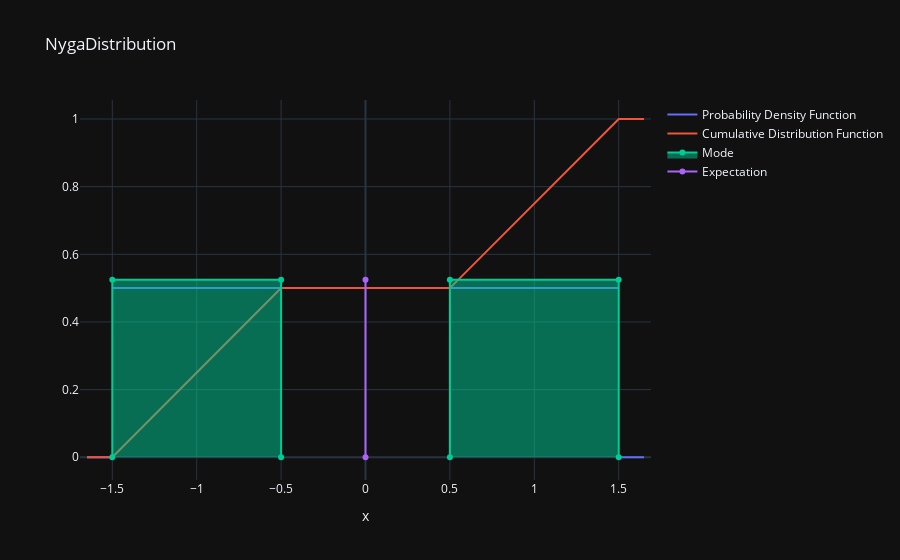

This figure's notebook cell:
### Markdown cell above
# Template Modelling using Probabilistic Circuits

Reasoning over dynamic worlds is often done by template models, such as the [Hidden Markov Model (HMM)](https://en.wikipedia.org/wiki/Hidden_Markov_model). 
The HMM is the most prominent instance of applying factor mathematics to probabilistic models. Long story short, the [chain rule](https://en.wikipedia.org/wiki/Chain_rule_(probability))
combined with [conditional independence](https://en.wikipedia.org/wiki/Conditional_independence) allows for probabilistic graphical models to be (efficiently) expanded over dynamic domains, such as time.

Doing so with complex random variables which distribution is described by a probabilistic circuit also allows for dynamic expansions. 
The latent variable interpretation of a sum unit $\sum_i \theta_i p_i(x) = P(i) P(x | i)$ is a reinterpretation of a circuit as a graphical model with a hidden (latent) variable.
Naturally, connecting the hidden variables of sum units gives rise to template based circuits.
Consider the following distribution:

### Code cell
import portion
import random
random.seed(69)
import networkx as nx
import matplotlib.pyplot as plt
import plotly.graph_objects as go

from random_events.events import VariableMap, Event
from random_events.variables import Continuous

from probabilistic_model.probabilistic_circuit.distributions import *
from probabilistic_model.learning.nyga_distribution import NygaDistribution
from probabilistic_model.probabilistic_model import ProbabilisticModel


x = Continuous("x")

model = NygaDistribution(x)
model.add_subcircuit(UniformDistribution(x, portion.closed(-1.5, -0.5)), 0.5)
model.add_subcircuit(UniformDistribution(x, portion.closed(0.5, 1.5)), 0.5)
go.Figure(model.plot(), layout=model.plotly_layout()).show()

### Figure 1 — Plotly figure (JSON) as saved in the notebook; plotly's stock layout.template omitted (floating-point values rounded to 4 significant figures)
{"data": [{"mode": "lines", "name": "Probability Density Function", "x": [-1.65, -1.5, null, -1.5, -0.5, null, 0.5, 1.5, null, 1.5, 1.65], "y": [0, 0, null, 0.5, 0.5, null, 0.5, 0.5, null, 0, 0], "type": "scatter"}, {"mode": "lines", "name": "Cumulative Distribution Function", "x": [-1.65, -1.5, null, -1.5, -0.5, 0.5, 1.5, 1.5, 1.65], "y": [0, 0, null, 0.0, 0.5, 0.5, 1.0, 1, 1], "type": "scatter"}, {"fill": "toself", "mode": "lines+markers", "name": "Mode", "x": [-1.5, -1.5, -0.5, -0.5, null, 0.5, 0.5, 1.5, 1.5, null], "y": [0, 0.525, 0.525, 0, null, 0, 0.525, 0.525, 0, null], "type": "scatter"}, {"mode": "lines+markers", "name": "Expectation", "x": [0.0, 0.0], "y": [0, 0.525], "type": "scatter"}], "layout": {"title": {"text": "NygaDistribution"}, "xaxis": {"title": {"text": "x"}}}}
